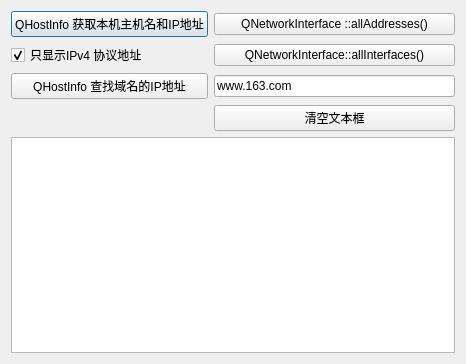
<?xml version="1.0" encoding="UTF-8"?>
<ui version="4.0">
 <class>CNetDialog</class>
 <widget class="QDialog" name="CNetDialog">
  <property name="geometry">
   <rect>
    <x>0</x>
    <y>0</y>
    <width>466</width>
    <height>364</height>
   </rect>
  </property>
  <property name="windowTitle">
   <string>网络主机信息</string>
  </property>
  <layout class="QVBoxLayout" name="verticalLayout">
   <item>
    <layout class="QGridLayout" name="gridLayout">
     <item row="0" column="0">
      <widget class="QPushButton" name="btnGetHostInfo">
       <property name="text">
        <string>QHostInfo 获取本机主机名和IP地址</string>
       </property>
      </widget>
     </item>
     <item row="0" column="1">
      <widget class="QPushButton" name="btnDetail">
       <property name="text">
        <string>QNetworkInterface ::allAddresses()</string>
       </property>
      </widget>
     </item>
     <item row="1" column="0">
      <widget class="QCheckBox" name="chkOnlyIPv4">
       <property name="text">
        <string>只显示IPv4 协议地址</string>
       </property>
       <property name="checked">
        <bool>true</bool>
       </property>
      </widget>
     </item>
     <item row="1" column="1">
      <widget class="QPushButton" name="btnALLInterface">
       <property name="text">
        <string>QNetworkInterface::allInterfaces()</string>
       </property>
      </widget>
     </item>
     <item row="2" column="0">
      <widget class="QPushButton" name="btnLookup">
       <property name="text">
        <string>QHostInfo 查找域名的IP地址</string>
       </property>
      </widget>
     </item>
     <item row="2" column="1">
      <widget class="QLineEdit" name="editHost">
       <property name="text">
        <string>www.163.com</string>
       </property>
      </widget>
     </item>
     <item row="3" column="1">
      <widget class="QPushButton" name="btnClear">
       <property name="text">
        <string>清空文本框</string>
       </property>
      </widget>
     </item>
    </layout>
   </item>
   <item>
    <widget class="QPlainTextEdit" name="plainTextEdit"/>
   </item>
  </layout>
 </widget>
 <layoutdefault spacing="6" margin="11"/>
 <resources/>
 <connections/>
</ui>
